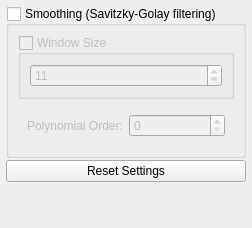
<?xml version="1.0" encoding="UTF-8"?>
<ui version="4.0">
 <author>Anton Rau</author>
 <class>ActimotSettingsWidget</class>
 <widget class="QWidget" name="ActimotSettingsWidget">
  <layout class="QVBoxLayout" name="verticalLayout">
   <property name="spacing">
    <number>4</number>
   </property>
   <property name="leftMargin">
    <number>4</number>
   </property>
   <property name="topMargin">
    <number>4</number>
   </property>
   <property name="rightMargin">
    <number>4</number>
   </property>
   <property name="bottomMargin">
    <number>4</number>
   </property>
   <item>
    <widget class="QScrollArea" name="scrollArea">
     <property name="frameShape">
      <enum>QFrame::Shape::NoFrame</enum>
     </property>
     <property name="widgetResizable">
      <bool>true</bool>
     </property>
     <widget class="QWidget" name="scrollAreaWidgetContents">
      <property name="geometry">
       <rect>
        <x>0</x>
        <y>0</y>
        <width>244</width>
        <height>192</height>
       </rect>
      </property>
      <layout class="QVBoxLayout" name="verticalLayout_2">
       <property name="spacing">
        <number>2</number>
       </property>
       <property name="leftMargin">
        <number>2</number>
       </property>
       <property name="topMargin">
        <number>2</number>
       </property>
       <property name="rightMargin">
        <number>2</number>
       </property>
       <property name="bottomMargin">
        <number>2</number>
       </property>
       <item>
        <widget class="QGroupBox" name="groupBoxSmoothing">
         <property name="sizePolicy">
          <sizepolicy hsizetype="Preferred" vsizetype="Minimum">
           <horstretch>0</horstretch>
           <verstretch>0</verstretch>
          </sizepolicy>
         </property>
         <property name="title">
          <string>Smoothing (Savitzky-Golay filtering)</string>
         </property>
         <property name="checkable">
          <bool>true</bool>
         </property>
         <property name="checked">
          <bool>false</bool>
         </property>
         <layout class="QVBoxLayout" name="verticalLayout_3">
          <item>
           <widget class="QGroupBox" name="groupBoxWindowSize">
            <property name="title">
             <string>Window Size</string>
            </property>
            <property name="checkable">
             <bool>true</bool>
            </property>
            <property name="checked">
             <bool>false</bool>
            </property>
            <layout class="QVBoxLayout" name="verticalLayout_4">
             <item>
              <widget class="QSpinBox" name="spinBoxWindowSize">
               <property name="singleStep">
                <number>2</number>
               </property>
               <property name="value">
                <number>11</number>
               </property>
              </widget>
             </item>
            </layout>
           </widget>
          </item>
          <item>
           <widget class="QWidget" name="widgetPolynomialOrder" native="true">
            <layout class="QHBoxLayout" name="horizontalLayout">
             <item>
              <widget class="QLabel" name="labelPolynomialOrder">
               <property name="text">
                <string>Polynomial Order:</string>
               </property>
              </widget>
             </item>
             <item>
              <widget class="QSpinBox" name="spinBoxPolynomialOrder">
               <property name="sizePolicy">
                <sizepolicy hsizetype="Minimum" vsizetype="Fixed">
                 <horstretch>1</horstretch>
                 <verstretch>0</verstretch>
                </sizepolicy>
               </property>
              </widget>
             </item>
            </layout>
           </widget>
          </item>
         </layout>
        </widget>
       </item>
       <item>
        <widget class="QPushButton" name="pushButtonResetSettings">
         <property name="text">
          <string>Reset Settings</string>
         </property>
        </widget>
       </item>
       <item>
        <spacer name="verticalSpacer">
         <property name="orientation">
          <enum>Qt::Orientation::Vertical</enum>
         </property>
         <property name="sizeHint" stdset="0">
          <size>
           <width>20</width>
           <height>40</height>
          </size>
         </property>
        </spacer>
       </item>
      </layout>
     </widget>
    </widget>
   </item>
  </layout>
 </widget>
 <resources>
  <include location="../../../../../resources/resources.qrc"/>
 </resources>
 <connections/>
</ui>
